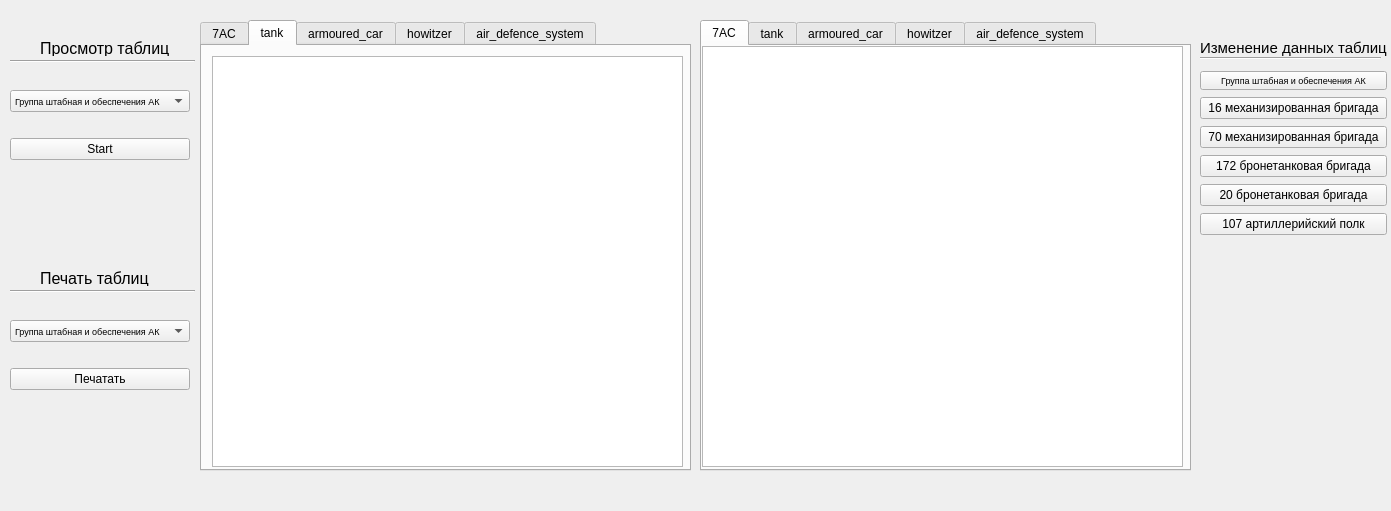
<?xml version="1.0" encoding="UTF-8"?>
<ui version="4.0">
 <class>Form</class>
 <widget class="QWidget" name="Form">
  <property name="geometry">
   <rect>
    <x>0</x>
    <y>0</y>
    <width>1391</width>
    <height>511</height>
   </rect>
  </property>
  <property name="windowTitle">
   <string>7 Army Corps</string>
  </property>
  <widget class="QTabWidget" name="tabWidget">
   <property name="geometry">
    <rect>
     <x>200</x>
     <y>20</y>
     <width>491</width>
     <height>451</height>
    </rect>
   </property>
   <property name="currentIndex">
    <number>1</number>
   </property>
   <widget class="QWidget" name="tab">
    <attribute name="title">
     <string>7AC</string>
    </attribute>
    <widget class="QTableWidget" name="tableWidget">
     <property name="geometry">
      <rect>
       <x>0</x>
       <y>0</y>
       <width>481</width>
       <height>421</height>
      </rect>
     </property>
    </widget>
   </widget>
   <widget class="QWidget" name="tab_2">
    <attribute name="title">
     <string>tank</string>
    </attribute>
    <widget class="QTableWidget" name="tableWidget_2">
     <property name="geometry">
      <rect>
       <x>10</x>
       <y>10</y>
       <width>471</width>
       <height>411</height>
      </rect>
     </property>
    </widget>
   </widget>
   <widget class="QWidget" name="tab_5">
    <attribute name="title">
     <string>armoured_car</string>
    </attribute>
    <widget class="QTableWidget" name="tableWidget_5">
     <property name="geometry">
      <rect>
       <x>0</x>
       <y>10</y>
       <width>471</width>
       <height>411</height>
      </rect>
     </property>
    </widget>
   </widget>
   <widget class="QWidget" name="tab_6">
    <attribute name="title">
     <string>howitzer</string>
    </attribute>
    <widget class="QTableWidget" name="tableWidget_6">
     <property name="geometry">
      <rect>
       <x>10</x>
       <y>10</y>
       <width>471</width>
       <height>411</height>
      </rect>
     </property>
    </widget>
   </widget>
   <widget class="QWidget" name="tab_7">
    <attribute name="title">
     <string>air_defence_system</string>
    </attribute>
    <widget class="QTableWidget" name="tableWidget_7">
     <property name="geometry">
      <rect>
       <x>10</x>
       <y>10</y>
       <width>471</width>
       <height>411</height>
      </rect>
     </property>
    </widget>
   </widget>
  </widget>
  <widget class="QWidget" name="verticalLayoutWidget_2">
   <property name="geometry">
    <rect>
     <x>1200</x>
     <y>70</y>
     <width>187</width>
     <height>170</height>
    </rect>
   </property>
   <layout class="QVBoxLayout" name="verticalLayout_2">
    <item>
     <widget class="QPushButton" name="pushButton_5">
      <property name="font">
       <font>
        <pointsize>7</pointsize>
       </font>
      </property>
      <property name="text">
       <string>Группа штабная и обеспечения АК</string>
      </property>
     </widget>
    </item>
    <item>
     <widget class="QPushButton" name="pushButton_6">
      <property name="text">
       <string>16 механизированная бригада</string>
      </property>
     </widget>
    </item>
    <item>
     <widget class="QPushButton" name="pushButton_11">
      <property name="text">
       <string>70 механизированная бригада</string>
      </property>
     </widget>
    </item>
    <item>
     <widget class="QPushButton" name="pushButton_12">
      <property name="text">
       <string>172 бронетанковая бригада</string>
      </property>
     </widget>
    </item>
    <item>
     <widget class="QPushButton" name="pushButton_7">
      <property name="text">
       <string>20 бронетанковая бригада</string>
      </property>
     </widget>
    </item>
    <item>
     <widget class="QPushButton" name="pushButton_8">
      <property name="text">
       <string>107 артиллерийский полк</string>
      </property>
     </widget>
    </item>
   </layout>
  </widget>
  <widget class="Line" name="line_2">
   <property name="geometry">
    <rect>
     <x>1200</x>
     <y>50</y>
     <width>181</width>
     <height>16</height>
    </rect>
   </property>
   <property name="orientation">
    <enum>Qt::Horizontal</enum>
   </property>
  </widget>
  <widget class="QLabel" name="label">
   <property name="geometry">
    <rect>
     <x>1200</x>
     <y>40</y>
     <width>191</width>
     <height>16</height>
    </rect>
   </property>
   <property name="font">
    <font>
     <pointsize>11</pointsize>
    </font>
   </property>
   <property name="text">
    <string>Изменение данных таблиц</string>
   </property>
  </widget>
  <widget class="QLabel" name="label_2">
   <property name="geometry">
    <rect>
     <x>40</x>
     <y>40</y>
     <width>151</width>
     <height>16</height>
    </rect>
   </property>
   <property name="font">
    <font>
     <pointsize>12</pointsize>
    </font>
   </property>
   <property name="text">
    <string>Просмотр таблиц</string>
   </property>
   <property name="textFormat">
    <enum>Qt::AutoText</enum>
   </property>
  </widget>
  <widget class="Line" name="line">
   <property name="geometry">
    <rect>
     <x>10</x>
     <y>60</y>
     <width>185</width>
     <height>3</height>
    </rect>
   </property>
   <property name="orientation">
    <enum>Qt::Horizontal</enum>
   </property>
  </widget>
  <widget class="QWidget" name="verticalLayoutWidget">
   <property name="geometry">
    <rect>
     <x>10</x>
     <y>70</y>
     <width>180</width>
     <height>111</height>
    </rect>
   </property>
   <layout class="QVBoxLayout" name="verticalLayout">
    <item>
     <widget class="QComboBox" name="comboBox">
      <property name="font">
       <font>
        <pointsize>7</pointsize>
       </font>
      </property>
      <item>
       <property name="text">
        <string>Группа штабная и обеспечения АК</string>
       </property>
      </item>
      <item>
       <property name="text">
        <string>16 механизированная бригада</string>
       </property>
      </item>
      <item>
       <property name="text">
        <string>70 механизированная бригада</string>
       </property>
      </item>
      <item>
       <property name="text">
        <string>172 бронетанковая бригада</string>
       </property>
      </item>
      <item>
       <property name="text">
        <string>20 бронетанковая бригада</string>
       </property>
      </item>
      <item>
       <property name="text">
        <string>107 артиллерийский полк</string>
       </property>
      </item>
     </widget>
    </item>
    <item>
     <widget class="QPushButton" name="pushButton">
      <property name="text">
       <string>Start</string>
      </property>
     </widget>
    </item>
   </layout>
  </widget>
  <widget class="QWidget" name="verticalLayoutWidget_3">
   <property name="geometry">
    <rect>
     <x>10</x>
     <y>300</y>
     <width>180</width>
     <height>111</height>
    </rect>
   </property>
   <layout class="QVBoxLayout" name="verticalLayout_4">
    <item>
     <widget class="QComboBox" name="comboBox_3">
      <property name="font">
       <font>
        <pointsize>7</pointsize>
       </font>
      </property>
      <item>
       <property name="text">
        <string>Группа штабная и обеспечения АК</string>
       </property>
      </item>
      <item>
       <property name="text">
        <string>16 механизированная бригада</string>
       </property>
      </item>
      <item>
       <property name="text">
        <string>70 механизированная бригада</string>
       </property>
      </item>
      <item>
       <property name="text">
        <string>172 бронетанковая бригада</string>
       </property>
      </item>
      <item>
       <property name="text">
        <string>20 бронетанковая бригада</string>
       </property>
      </item>
      <item>
       <property name="text">
        <string>107 артиллерийский полк</string>
       </property>
      </item>
     </widget>
    </item>
    <item>
     <widget class="QPushButton" name="pushButton_3">
      <property name="text">
       <string>Печатать</string>
      </property>
     </widget>
    </item>
   </layout>
  </widget>
  <widget class="QLabel" name="label_3">
   <property name="geometry">
    <rect>
     <x>40</x>
     <y>270</y>
     <width>151</width>
     <height>16</height>
    </rect>
   </property>
   <property name="font">
    <font>
     <pointsize>12</pointsize>
    </font>
   </property>
   <property name="text">
    <string>Печать таблиц</string>
   </property>
   <property name="textFormat">
    <enum>Qt::AutoText</enum>
   </property>
  </widget>
  <widget class="Line" name="line_3">
   <property name="geometry">
    <rect>
     <x>10</x>
     <y>290</y>
     <width>185</width>
     <height>3</height>
    </rect>
   </property>
   <property name="orientation">
    <enum>Qt::Horizontal</enum>
   </property>
  </widget>
  <widget class="QTabWidget" name="tabWidget_2">
   <property name="geometry">
    <rect>
     <x>700</x>
     <y>20</y>
     <width>491</width>
     <height>451</height>
    </rect>
   </property>
   <property name="currentIndex">
    <number>0</number>
   </property>
   <widget class="QWidget" name="tab_3">
    <attribute name="title">
     <string>7AC</string>
    </attribute>
    <widget class="QTableWidget" name="tableWidget_3">
     <property name="geometry">
      <rect>
       <x>0</x>
       <y>0</y>
       <width>481</width>
       <height>421</height>
      </rect>
     </property>
    </widget>
   </widget>
   <widget class="QWidget" name="tab_4">
    <attribute name="title">
     <string>tank</string>
    </attribute>
    <widget class="QTableWidget" name="tableWidget_4">
     <property name="geometry">
      <rect>
       <x>10</x>
       <y>10</y>
       <width>471</width>
       <height>411</height>
      </rect>
     </property>
    </widget>
   </widget>
   <widget class="QWidget" name="tab_8">
    <attribute name="title">
     <string>armoured_car</string>
    </attribute>
    <widget class="QTableWidget" name="tableWidget_8">
     <property name="geometry">
      <rect>
       <x>0</x>
       <y>10</y>
       <width>471</width>
       <height>411</height>
      </rect>
     </property>
    </widget>
   </widget>
   <widget class="QWidget" name="tab_9">
    <attribute name="title">
     <string>howitzer</string>
    </attribute>
    <widget class="QTableWidget" name="tableWidget_9">
     <property name="geometry">
      <rect>
       <x>10</x>
       <y>10</y>
       <width>471</width>
       <height>411</height>
      </rect>
     </property>
    </widget>
   </widget>
   <widget class="QWidget" name="tab_10">
    <attribute name="title">
     <string>air_defence_system</string>
    </attribute>
    <widget class="QTableWidget" name="tableWidget_10">
     <property name="geometry">
      <rect>
       <x>10</x>
       <y>10</y>
       <width>471</width>
       <height>411</height>
      </rect>
     </property>
    </widget>
   </widget>
  </widget>
 </widget>
 <resources/>
 <connections/>
</ui>
